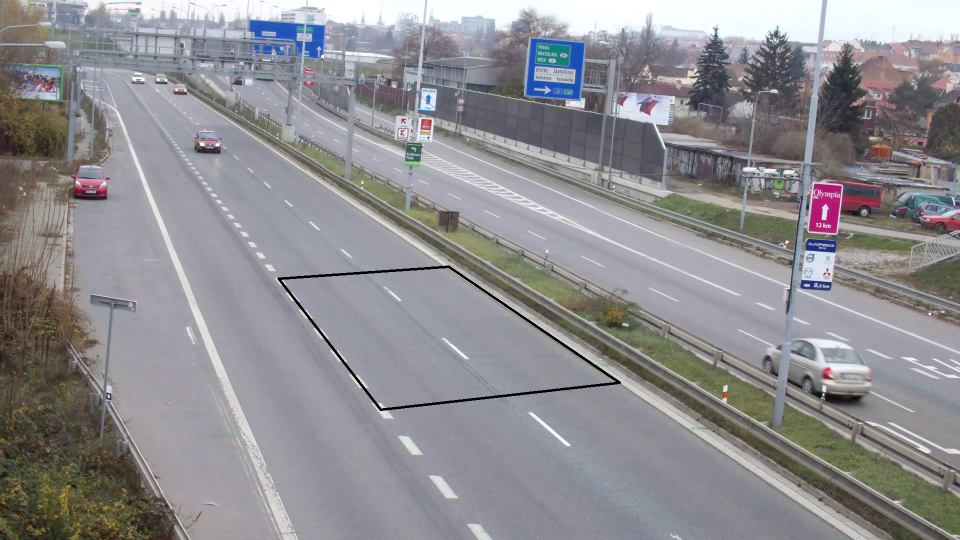
#> input picture screen.png, 1920 x 1080 px, found by its file name (shown at 1/2 size)
$ jupyter execute --allow-errors data_inform.ipynb   (older library calls are emulated)
#> lines starting #> are read from the running program, lines starting #| are printed output that depends on the picture; after the words box and inside, x2 and y2 are one past the last pixel; in counts of white or black regions, pixels touching at a corner belong together
[cell 1]
import pickle
#> (the rest of this cell did not finish here and is left out)

#> (a cell that did not finish here is left out)

[cell 3]
import pickle
import numpy as np
data_link = 'C:/Users/TobyCurtis/Desktop/final_project/result_cam_cab.pkl'
# [32 lines left out: function dump_from_tracking, not called in this run]

[cell 4]
import numpy as np
a = np.array([[1,2,3],[4,5,6]], ndmin = 2)
b = [4,5,6]
d = [7,8,9]
e = np.full((2,3),2)
c = np.concatenate((a,e))
print(c)

[cell 5]
import pickle
import numpy as np
import json
data_link = 'C:/Users/ADMINS/Desktop/final_project/result_cam_cab.pkl'
def dump_from_tracking(data_link):
    with open(data_link, 'rb') as fid:
        own_data = pickle.load(fid)
    data = np.concatenate(own_data)
    data = np.asarray(sorted(data, key=lambda x: x[2]))
    mydict = {u'cars':[], u'camera_calibration':{}}
    temp = data[0,2]
    frame = []
    posX = []
    posY = []
    for i in data:
        if i[2] == temp:
            # from 100 in 1080
            if i[0] > 39:
                posX.append((i[0]/416)*1080)
                posY.append((i[1]/416)*1920)
                frame.append(i[3])
            else:
                continue
        elif i[2]!= temp:
            if len(frame) > 16:
                if np.linalg.norm(posX[0]-posX[-1]) > 100:
                    car = {u'frames':frame, u'id': int(temp), u'posX':posX,u'posY': posY}
                    mydict['cars'].append(car)
            temp = i[2]
            frame = []
            posX = []
            posY = []
    vp1 = [144.737, 34.7794]
    vp2 = [12183.582175112755, 615.451021479187]
    pp = [960.5, 540.5]
    scale = 0.01822590999670784
    mydict['camera_calibration'][u'vp1']= vp1
    mydict['camera_calibration'][u'vp2']= vp2
    mydict['camera_calibration'][u'pp'] = pp
    mydict['camera_calibration'][u'scale']= scale
    with open('C:/Users/ADMINS/Desktop/final_project/result_new.json', 'w') as f:
        json.dump(mydict, f)
    return mydict
#> (the rest of this cell did not finish here and is left out)

[cell 6]
def searchCarByID(data, ID):
#> called with data = array of shape (2, 3), ID = 278
    for car in data['cars']:
        if car['id'] == ID:
            return car
#> (the rest of this cell did not finish here and is left out)

[cell 7]
vp1 = [144.737, 34.7794]
vp2 = [12183.582175112755, 615.451021479187]
# vp3 = [193.8689,1335e3]
pp = [960.5, 540.5]
# focal[463.0586]
# p -0.0116 0.9247 0.3805 10
scale = 0.01822590999670784
#> (the rest of this cell did not finish here and is left out)

#> (a cell that did not finish here is left out)

[cell 9]
import json
#> (the rest of this cell did not finish here and is left out)

[cell 10]
import cv2
import matplotlib.pyplot as plt
import json
image = cv2.imread('C:/Users/ADMINS/Desktop/final_project/BrnoCompSpeed/code/dataset/session0_center/screen.png')
#> image is the input picture: shape (1080, 1920, 3); mean B, G, R 144.3, 141, 142.2
# data = json.load(open('C:/Users/TobyCurtis/Desktop/BrnoCompSpeed/code/results/session0_center/system_dubska_optimal_calib.json'))

color = (255, 0, 0)
thickness = 20
# [8 lines of commented-out code are left out]

image = cv2.circle(image, (544,301), 3, color, thickness)
#> image: shape (1080, 1920, 3); 0.03% of pixels changed, all inside (x1, y1, x2, y2) = (531, 288, 558, 315)
image = cv2.circle(image, (1380,878), 3, color, thickness)
#> image: shape (1080, 1920, 3); mean B, G, R 144.3, 141, 142.2
image = cv2.circle(image, (1552,802), 3, (0,0,255), thickness)
#> image: shape (1080, 1920, 3); mean B, G, R 144.3, 140.9, 142.2
image = cv2.circle(image, (635,499), 3, (0,0,255), thickness)
#> image: shape (1080, 1920, 3); mean B, G, R 144.2, 140.9, 142.2

# cv2.line(image, (145, 35), (1000, 523), (0,255,0), thickness)
# cv2.line(image, (145, 35), (1000, 764), (0,255,0), thickness)

cv2.imwrite("bug.jpg", image)
plt.imshow(image)

[cell 11]
import numpy as np
l1 = np.array([-0.5561045 ,  0.83111238, 51.65539177])
l2 = np.array([-0.65281474,  0.7575176 , 71.40300615])
p = np.array([1379.8632666341841, 878.0208415870966, 1])
p = np.array([544.8441862309558, 301.2684326640012, 1])
p = np.array([1379.8632666341841, 878.0208415870966, 1])
print(np.dot(p,l1))
print(np.dot(p,l2))
print(np.dot(l1[0:2],l2[0:2]))

[cell 12]
import json
import cv2
import matplotlib.pyplot as plt
#> (the rest of this cell did not finish here and is left out)

# Detect by Yolov3-416

[cell 13]
import cv2
import numpy as np
import time

# [96 lines left out: functions get_output_layers, draw_prediction, bounding_pic, not called in this run]

# image_path = 'motorbike.jpg'
config = 'YOLOv3-416\\yolov3.cfg'
name = 'coco.names'
weight = 'YOLOv3-416\\yolov3.weights'

# image = cv2.imread(image_path)

classes = None

with open(name, 'r') as f:
    # generate all classes of COCO, bicycle ind = 1, car ind = 2 and motorbike ind = 3
#> (reads Source code/YOLOv3-416/coco.names from the repository)
    classes = [line.strip() for line in f.readlines()]

COLORS = np.random.uniform(0, 255, size=(len(classes), 3))

# Read the model
#> (the rest of this cell did not finish here and is left out)

[cell 14]
import json
import numpy as np
import cv2

# data = json.load(open('C:/Users/TobyCurtis/Desktop/final_project/result.json'))
import pickle
#> (the rest of this cell did not finish here and is left out)

[cell 15]
# [36 lines left out: function showSpeeds, not called in this run]
video = 'C:/Users/TobyCurtis/Desktop/front.avi'
# video = 'Z:/Vehicle speed measuring/video_speed measure/front.avi'

#> (the rest of this cell did not finish here and is left out)

# Find Vanishing point

[cell 16]
import itertools
import random
from itertools import starmap

import cv2
import numpy as np


'''
This function return a list with each element is a tuple contain 2 points of 1 lines.
'''
def hough_transform(img):
    gray = cv2.cvtColor(img, cv2.COLOR_BGR2GRAY)  # Convert image to grayscale
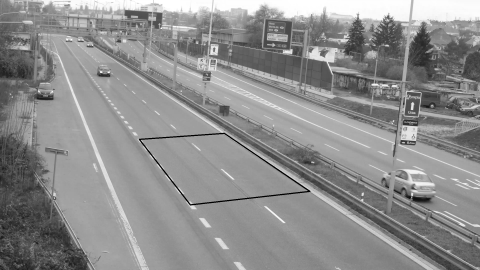
#> gray: shape (1080, 1920) (shown at 1/4 size); min 0, max 255, mean 141.8
    kernel = np.ones((15, 15), np.uint8)

    opening = cv2.morphologyEx(gray, cv2.MORPH_OPEN, kernel)  # Open (erode, then dilate)
    edges = cv2.Canny(opening, 50, 150, apertureSize=3)  # Canny edge detection
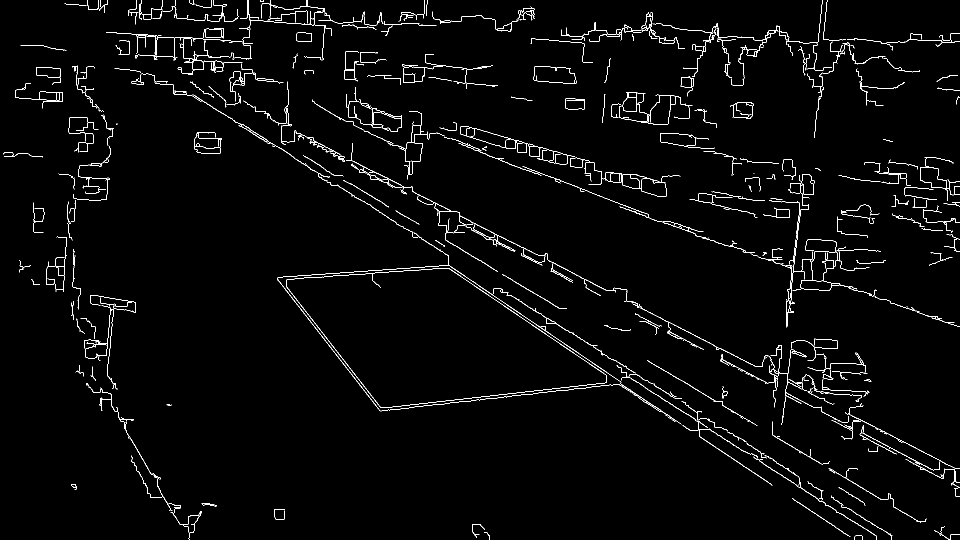
#> edges: shape (1080, 1920) (shown at 1/2 size); 2.2% white in thin lines or dots
    lines = cv2.HoughLines(edges, 1, np.pi / 180, 200)  # Hough line detection
#> lines = 28 rows, first 8: [-33, 2.04], [-40, 2.06], [-62, 2.16], [-40, 2.13], [-54, 2.15], [-43, 2.06], [-57, 2.16], [-41, 1.92]

    hough_lines = []
    # Lines are represented by rho, theta; converted to endpoint notation
    if lines is not None:
        for line in lines:
            hough_lines.extend(list(starmap(endpoints, line)))
#> this loop made 28 passes
#> line on passes 1 to 7: [[-33, 2.04]], [[-40, 2.06]], [[-62, 2.16]], [[-40, 2.13]], [[-54, 2.15]], [[-43, 2.06]], [[-57, 2.16]]
#> after the loop, hough_lines = 28 items

    return hough_lines

[cell 17]
# look into your book, remember the time at vnpt

def endpoints(rho, theta):
    a = np.cos(theta)
    b = np.sin(theta)
    x_0 = a * rho
    y_0 = b * rho
    x_1 = int(x_0 + 1000 * (-b))
    y_1 = int(y_0 + 1000 * (a))
    x_2 = int(x_0 - 1000 * (-b))
    y_2 = int(y_0 - 1000 * (a))

    return ((x_1, y_1), (x_2, y_2))

[cell 18]
from matplotlib import pyplot as plt
img = 'C:/Users/TobyCurtis/Desktop/final_project/BrnoCompSpeed/code/dataset/session0_center/screen.png'
img = cv2.imread(img)
wines = hough_transform(img)
#> wines = 28 items
gray = cv2.cvtColor(img, cv2.COLOR_BGR2GRAY)  # Convert image to grayscale
# gray = gray[:540,960:]
print(gray.shape)
#| (1080, 1920)
#20,20
kernel = np.ones((20, 20), np.uint8)

opening = cv2.morphologyEx(gray, cv2.MORPH_OPEN, kernel)  # Open (erode, then dilate)
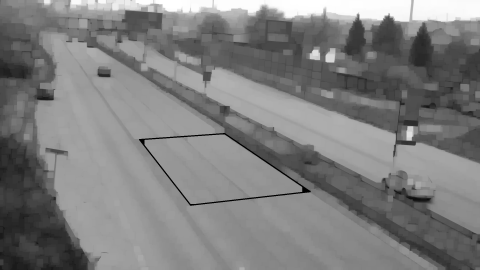
#> opening: shape (1080, 1920) (shown at 1/4 size); min 0, max 255, mean 126.4
#50,150
edges = cv2.Canny(opening, 50, 100, apertureSize=3)  # Canny edge detection
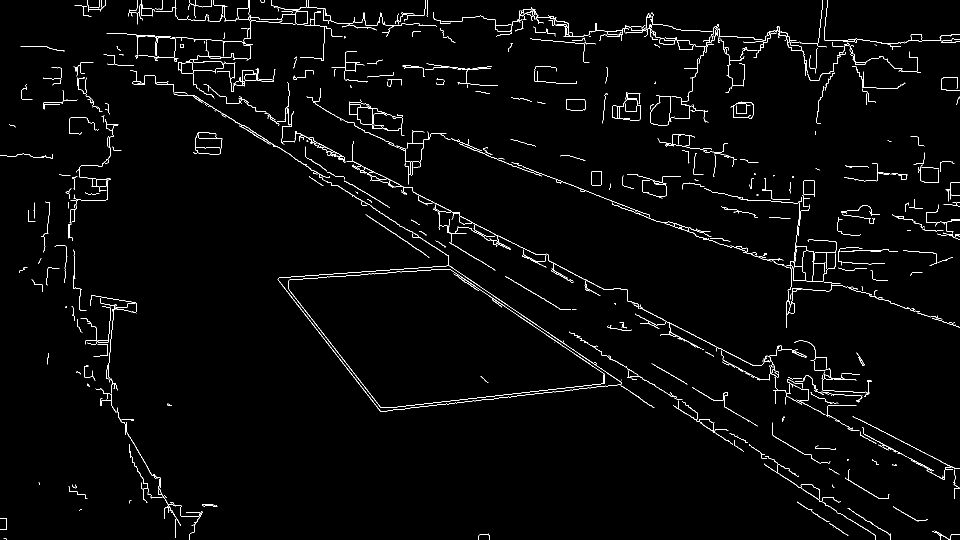
#> edges: shape (1080, 1920) (shown at 1/2 size); 2% white in thin lines or dots
lines = cv2.HoughLines(edges, 1, np.pi / 180, 200)  # Hough line detection
#> lines = 29 rows, first 8: [-33, 2.04], [-43, 2.06], [-40, 2.06], [-61, 2.16], [-64, 1.94], [-56, 2.16], [-54, 2.15], [-41, 1.92]

hough_lines = []
# Lines are represented by rho, theta; converted to endpoint notation
if lines is not None:
    for line in lines:
#         print(list(starmap(endpoints,line)))
        hough_lines.extend(list(starmap(endpoints, line)))
#> this loop made 29 passes
#> line on passes 1 to 7: [[-33, 2.04]], [[-43, 2.06]], [[-40, 2.06]], [[-61, 2.16]], [[-64, 1.94]], [[-56, 2.16]], [[-54, 2.15]]
#> after the loop, hough_lines = 29 items
color = (255,0,0)
thickness = 5

for i in hough_lines:
    img = cv2.line(img, (i[0]),(i[1]), color, thickness)
#> this loop made 29 passes
#> i on passes 1 to 8: ((-876, -483), (905, 424)), ((-862, -507), (903, 431)), ((-864, -504), (901, 434)), ((-794, -609), (863, 508)), ((-910, -418), (956, 298)), ((-797, -605), (860, 512)), ((-809, -589), (868, 499)), ((-925, -380), (953, 303))
#> pass 1, `img = cv2.line(img, (i[0]),(i[1]), color, thickness)`:
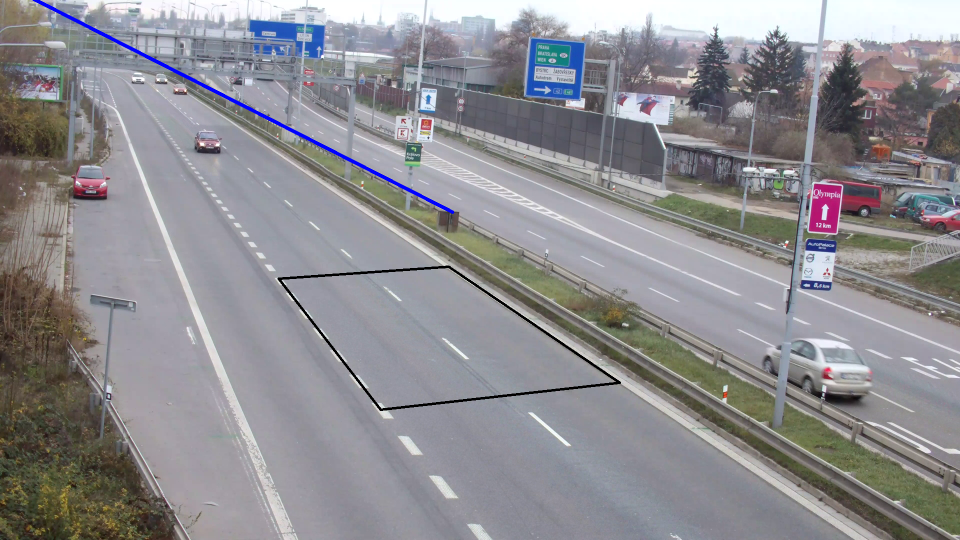
#> img: shape (1080, 1920, 3) (shown at 1/2 size); 0.32% of pixels changed, all inside (x1, y1, x2, y2) = (65, 0, 909, 428)
#> after the loop:
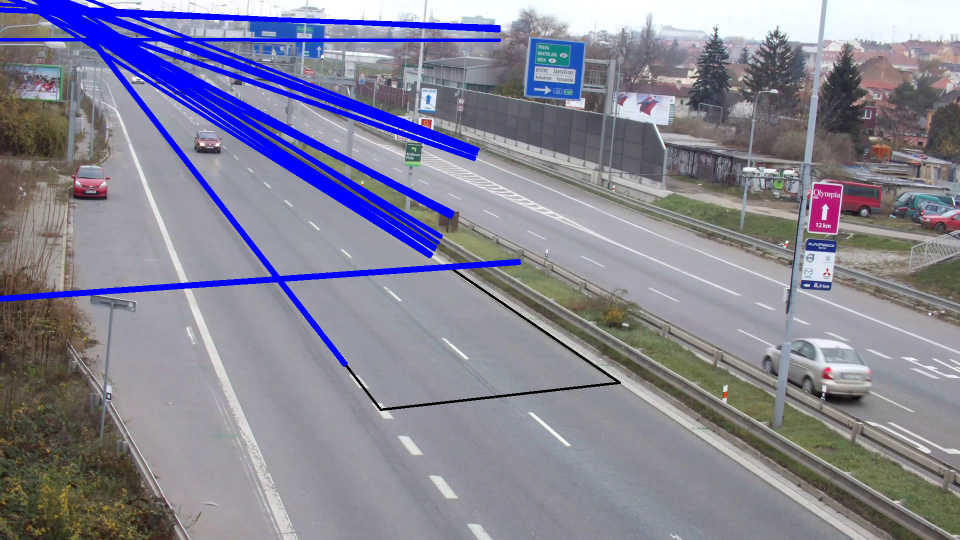
#> img: shape (1080, 1920, 3) (shown at 1/2 size); mean B, G, R 149.8, 132.7, 133.9
filename = 'hough_lines.jpg'
cv2.imwrite(filename, img)
plt.imshow(img, cmap = 'Greys')

[cell 19]
# Random sampling of lines
def sample_lines(lines, size):
    if size > len(lines):
        size = len(lines)
    return random.sample(lines, size)

[cell 20]
def det(a, b):
    return a[0] * b[1] - a[1] * b[0]

[cell 21]
# Find intersection point of two lines (not segments!)
def line_intersection(line1, line2):
    x_diff = (line1[0][0] - line1[1][0], line2[0][0] - line2[1][0])
    y_diff = (line1[0][1] - line1[1][1], line2[0][1] - line2[1][1])

    div = det(x_diff, y_diff)
    if div == 0:
        return None  # Lines don't cross

    d = (det(*line1), det(*line2))
    x = det(d, x_diff) / div
    y = det(d, y_diff) / div

    return x, y

[cell 22]
# Find intersections between multiple lines (not line segments!)
def find_intersections(lines):
    intersections = []
    for i, line_1 in enumerate(lines):
        for line_2 in lines[i + 1:]:
            if not line_1 == line_2:
                intersection = line_intersection(line_1, line_2)
                if intersection:  # If lines cross, then add
                    intersections.append(intersection)
            else:
                print(line_1,line_2)
#> this loop made 29 passes
    return intersections

[cell 23]
# "vp1": [144.737, 34.7794], "vp2": [24380.6, 254.759]
a = find_intersections(hough_lines)
# print(len(hough_lines))
# print(len(a))
img = 'C:/Users/TobyCurtis/Desktop/final_project/BrnoCompSpeed/code/dataset/session0_center/screen.png'
img = cv2.imread(img)
gray = cv2.cvtColor(img, cv2.COLOR_BGR2GRAY)
color = (255,0,0)
thickness = 5
radius = 5
for i in a:
    img = cv2.circle(img,(int(i[0]),int(i[1])),radius,color, thickness)
#> this loop made 395 passes
#> i on passes 1 to 3: (541.5, 238.9), (358.3, 145.6), (223.7, 77.03)
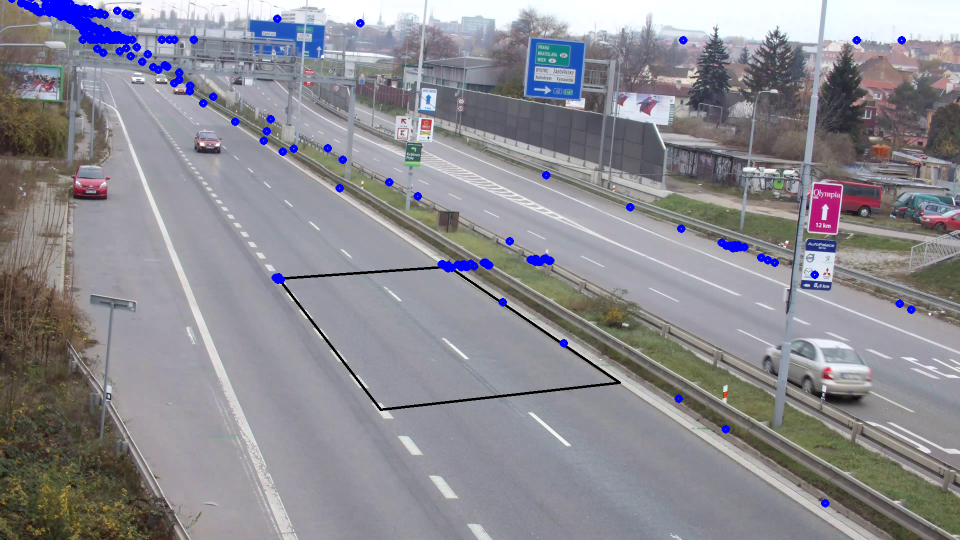
#> img: shape (1080, 1920, 3) (shown at 1/2 size); mean B, G, R 145.5, 139.3, 140.5
plt.imshow(img, cmap = 'Greys')
filename = 'intersections.jpg'
cv2.imwrite(filename, img)
#> Out = True
#> the loop in find_intersections (call 2), `for i, line_1 in enumerate(lines):` made 29 passes
#> line_1 on passes 1 to 8: ((-1000, 79), (999, 80)), ((-942, -333), (948, 318)), ((-1000, -12), (998, 56)), ((-837, -546), (858, 512)), ((-862, -507), (903, 431)), ((-861, -509), (904, 429)), ((-538, -848), (692, 727)), ((-893, -450), (904, 426))

[cell 24]
# Given intersections, find the grid where most intersections occur and treat as vanishing point
def find_vanishing_point(img, grid_size, intersections):
    # Image dimensions
#> called with grid_size = 54
    image_height = img.shape[0]
    image_width = img.shape[1]

    # Grid dimensions
    grid_rows = ((image_height // grid_size) + 1)
    grid_columns = ((image_width // grid_size) + 1)

    # Current cell with most intersection points
#     max_intersections = 0
#     best_cell = (0.0, 0.0)
    #delte this
    this_cell = (None,None)
    that_cell = []
    temp = 0
    while(temp<3):
        max_intersections = 0
        best_cell = (0.0, 0.0)
#         print(grid_columns,grid_rows)
        for i, j in itertools.product(range(-grid_columns,grid_columns),range(-grid_rows,grid_rows)):
            if (i,j) in that_cell:
#                 print(that_cell)
                continue
            else:
                cell_left = i * grid_size
                cell_right = (i + 1) * grid_size
                cell_bottom = j * grid_size
                cell_top = (j + 1) * grid_size
#                 cv2.rectangle(img, (cell_left, cell_bottom), (cell_right, cell_top), (0, 0, 255), 10)

                current_intersections = 0  # Number of intersections in the current cell
                for x, y in intersections:
                    if cell_left < x < cell_right and cell_bottom < y < cell_top:
                        current_intersections += 1

                # Current cell has more intersections that previous cell (better)
                if current_intersections > max_intersections:
                    max_intersections = current_intersections
                    best_cell = ((cell_left + cell_right) / 2, (cell_bottom + cell_top) / 2)
                    this_cell = (i,j)
#                     print("Best Cell:", best_cell)
#                     print("This Cell:", this_cell)
        that_cell.append(this_cell)
        print(best_cell)
        temp += 1

# [7 lines of commented-out code are left out]
    return best_cell , temp

[cell 25]
import os

import cv2

# [7 lines of commented-out code are left out]
filepath = 'C:/Users/TobyCurtis/Desktop/final_project/BrnoCompSpeed/code/dataset/session0_center/screen.png'
img = cv2.imread(filepath)
# hough_lines = hough_transform(img)
if hough_lines:
    random_sample = sample_lines(hough_lines, 100)
    intersections = find_intersections(random_sample)
#     print(intersections)
    if intersections:
        grid_size = min(img.shape[0], img.shape[1]) // 20
        vanishing_point, temp_number = find_vanishing_point(img, grid_size, intersections)
#         filename = '../pictures/output/' + os.path.splitext(file)[0] + '_center' + '.jpg'
        filename = 'image.jpg'
        cv2.imwrite(filename, img)

'''
vp1: 144.737  34.774
vp2: 12183.5821  615.51
'''

[cell 26]
for i in a:
    if i[1]>10000 and i[1]<20000:
        print(i)

[cell 27]
def dot_product(vec1,vec2):
    return vec1[0]*vec2[0]+vec1[1]*vec2[1]
vp1 = [144.737, 34.7794]
b = list(range(1000))
for i in a:
    for j in b:
        nearZero = dot_product(vp1, i)
        if nearZero<=j and nearZero>= 0:
#             print(i,j)
            pass

[cell 28]
import scipy as sp
import numpy as np
import scipy.ndimage
import cv2
import matplotlib.pyplot as plt

# [13 lines left out: function flood_fill, not called in this run]

image = cv2.imread('screen.png',0)
#> image: shape (1080, 1920)
print(image.shape)
#| (1080, 1920)
# filled = flood_fill(image)

# plt.imshow(filled)
